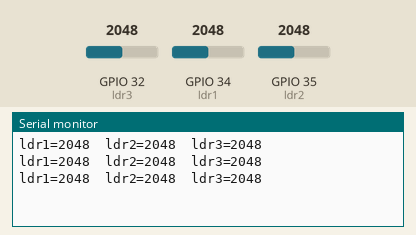
Simulated run of this sketch. Board: ESP32. Parts: the last lines printed to the serial monitor. Inputs (shaded band) come from the test bench; at power-on: GPIO 32 (ldr3) = 2048, GPIO 34 (ldr1) = 2048, GPIO 35 (ldr2) = 2048.

Above: at 1.3 s.
1.4 s: GPIO 32 (ldr3) set to 2866
At 1.9 s:
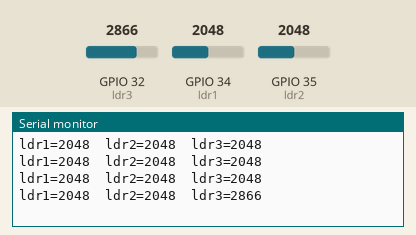
2.9 s: GPIO 34 (ldr1) set to 2866
At 3.4 s:
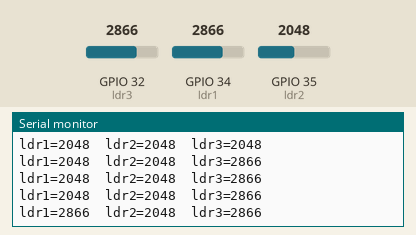
4.4 s: GPIO 35 (ldr2) set to 2866
At 4.9 s:
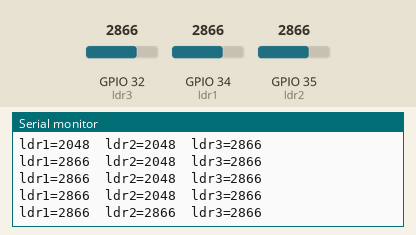
5.9 s: GPIO 32 (ldr3) set to 3603
At 6.4 s:
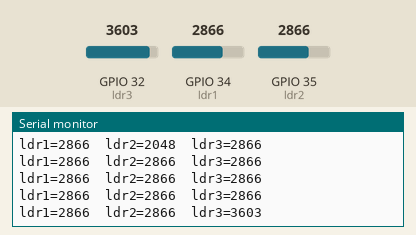
7.4 s: GPIO 34 (ldr1) set to 3603
At 7.9 s:
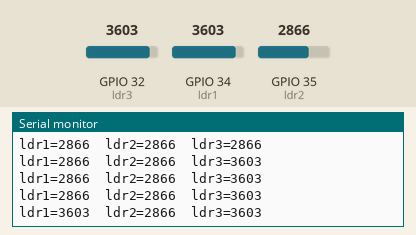
8.9 s: GPIO 35 (ldr2) set to 3603
At 9.4 s:
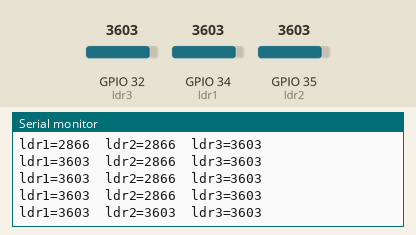
Timing chart, 0 to 11.4 s (numbered marks = the images above; inputs shaded):
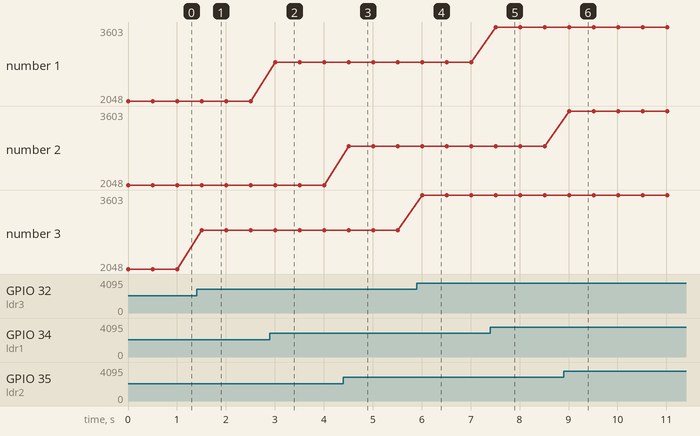

Measured:
- after the input at 1.4 s, the serial monitor: prints a new line after 0.10 s (image 1)
- after the input at 2.9 s, the serial monitor: prints a new line after 0.10 s (image 2)
- after the input at 4.4 s, the serial monitor: prints a new line after 0.11 s (image 3)
- after the input at 5.9 s, the serial monitor: prints a new line after 0.11 s (image 4)
- after the input at 7.4 s, the serial monitor: prints a new line after 0.11 s (image 5)
- after the input at 8.9 s, the serial monitor: prints a new line after 0.11 s (image 6)
- plotted number 3: 2048 → 2866 after the input at 1.4 s, 2866 → 3603 after the input at 5.9 s

The sketch:

ldr.ino
```cpp
// LDR pin connections
// name = analogpin;
const int ldr1 = 34;
const int ldr2 = 35;
const int ldr3 = 32;

void setup(){
  Serial.begin(9600);
  pinMode(ldr1,INPUT);
  pinMode(ldr2,INPUT);
  pinMode(ldr3,INPUT);
}

void loop(){
  int lx1 = analogRead(ldr1);
  int lx2 = analogRead(ldr2);
  int lx3 = analogRead(ldr3);
  Serial.print("ldr1=");
  Serial.print(lx1);
  Serial.print("\tldr2=");
  Serial.print(lx2);
  Serial.print("\tldr3=");
  Serial.println(lx3);

  delay(500);
}
```
